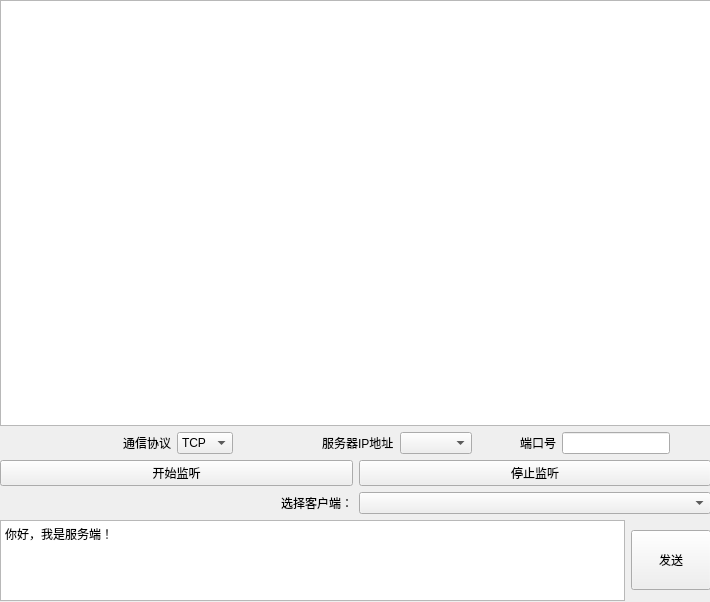
<?xml version="1.0" encoding="UTF-8"?>
<ui version="4.0">
 <class>Widget</class>
 <widget class="QWidget" name="Widget">
  <property name="geometry">
   <rect>
    <x>0</x>
    <y>0</y>
    <width>710</width>
    <height>602</height>
   </rect>
  </property>
  <property name="windowTitle">
   <string>网络调试助手服务端</string>
  </property>
  <widget class="QWidget" name="layoutWidget">
   <property name="geometry">
    <rect>
     <x>0</x>
     <y>0</y>
     <width>711</width>
     <height>601</height>
    </rect>
   </property>
   <layout class="QVBoxLayout" name="verticalLayout_3" stretch="6,0,0,1">
    <item>
     <layout class="QVBoxLayout" name="verticalLayout_2">
      <item>
       <layout class="QVBoxLayout" name="verticalLayout">
        <item>
         <widget class="QTextEdit" name="textEdit_JieShou"/>
        </item>
        <item>
         <layout class="QHBoxLayout" name="horizontalLayout_4">
          <item>
           <layout class="QHBoxLayout" name="horizontalLayout">
            <item>
             <spacer name="horizontalSpacer_6">
              <property name="orientation">
               <enum>Qt::Horizontal</enum>
              </property>
              <property name="sizeHint" stdset="0">
               <size>
                <width>40</width>
                <height>20</height>
               </size>
              </property>
             </spacer>
            </item>
            <item>
             <widget class="QLabel" name="label">
              <property name="text">
               <string>通信协议</string>
              </property>
             </widget>
            </item>
            <item>
             <widget class="QComboBox" name="comboBox_XieYi">
              <item>
               <property name="text">
                <string>TCP</string>
               </property>
              </item>
              <item>
               <property name="text">
                <string>UDP</string>
               </property>
              </item>
             </widget>
            </item>
           </layout>
          </item>
          <item>
           <layout class="QHBoxLayout" name="horizontalLayout_2">
            <item>
             <spacer name="horizontalSpacer_2">
              <property name="orientation">
               <enum>Qt::Horizontal</enum>
              </property>
              <property name="sizeHint" stdset="0">
               <size>
                <width>40</width>
                <height>20</height>
               </size>
              </property>
             </spacer>
            </item>
            <item>
             <widget class="QLabel" name="label_2">
              <property name="text">
               <string>服务器IP地址</string>
              </property>
             </widget>
            </item>
            <item>
             <widget class="QComboBox" name="comboBox_IP"/>
            </item>
           </layout>
          </item>
          <item>
           <layout class="QHBoxLayout" name="horizontalLayout_3">
            <item>
             <spacer name="horizontalSpacer">
              <property name="orientation">
               <enum>Qt::Horizontal</enum>
              </property>
              <property name="sizeHint" stdset="0">
               <size>
                <width>40</width>
                <height>20</height>
               </size>
              </property>
             </spacer>
            </item>
            <item>
             <widget class="QLabel" name="label_3">
              <property name="text">
               <string>端口号</string>
              </property>
             </widget>
            </item>
            <item>
             <widget class="QLineEdit" name="lineEdit_Port">
              <property name="text">
               <string/>
              </property>
             </widget>
            </item>
            <item>
             <spacer name="horizontalSpacer_7">
              <property name="orientation">
               <enum>Qt::Horizontal</enum>
              </property>
              <property name="sizeHint" stdset="0">
               <size>
                <width>40</width>
                <height>20</height>
               </size>
              </property>
             </spacer>
            </item>
           </layout>
          </item>
         </layout>
        </item>
       </layout>
      </item>
      <item>
       <layout class="QHBoxLayout" name="horizontalLayout_5">
        <item>
         <widget class="QPushButton" name="pushButton_JianTin">
          <property name="text">
           <string>开始监听</string>
          </property>
         </widget>
        </item>
        <item>
         <widget class="QPushButton" name="pushButton_TinZhiJianTin">
          <property name="text">
           <string>停止监听</string>
          </property>
         </widget>
        </item>
       </layout>
      </item>
     </layout>
    </item>
    <item>
     <layout class="QHBoxLayout" name="horizontalLayout_8">
      <item alignment="Qt::AlignRight">
       <widget class="QLabel" name="label_4">
        <property name="text">
         <string>选择客户端：</string>
        </property>
       </widget>
      </item>
      <item>
       <widget class="MyComboBox" name="comboBoxchildren"/>
      </item>
     </layout>
    </item>
    <item>
     <layout class="QHBoxLayout" name="horizontalLayout_7"/>
    </item>
    <item>
     <layout class="QHBoxLayout" name="horizontalLayout_6">
      <item>
       <widget class="QTextEdit" name="textEdit_FaSong">
        <property name="html">
         <string>&lt;!DOCTYPE HTML PUBLIC &quot;-//W3C//DTD HTML 4.0//EN&quot; &quot;http://www.w3.org/TR/REC-html40/strict.dtd&quot;&gt;
&lt;html&gt;&lt;head&gt;&lt;meta name=&quot;qrichtext&quot; content=&quot;1&quot; /&gt;&lt;style type=&quot;text/css&quot;&gt;
p, li { white-space: pre-wrap; }
&lt;/style&gt;&lt;/head&gt;&lt;body style=&quot; font-family:'SimSun'; font-size:9pt; font-weight:400; font-style:normal;&quot;&gt;
&lt;p style=&quot; margin-top:0px; margin-bottom:0px; margin-left:0px; margin-right:0px; -qt-block-indent:0; text-indent:0px;&quot;&gt;你好，我是服务端！&lt;/p&gt;
&lt;p style=&quot;-qt-paragraph-type:empty; margin-top:0px; margin-bottom:0px; margin-left:0px; margin-right:0px; -qt-block-indent:0; text-indent:0px;&quot;&gt;&lt;br /&gt;&lt;/p&gt;&lt;/body&gt;&lt;/html&gt;</string>
        </property>
       </widget>
      </item>
      <item>
       <widget class="QPushButton" name="pushButton_FaSong">
        <property name="minimumSize">
         <size>
          <width>60</width>
          <height>60</height>
         </size>
        </property>
        <property name="text">
         <string>发送</string>
        </property>
       </widget>
      </item>
     </layout>
    </item>
   </layout>
  </widget>
 </widget>
 <customwidgets>
  <customwidget>
   <class>MyComboBox</class>
   <extends>QComboBox</extends>
   <header>mycombobox.h</header>
  </customwidget>
 </customwidgets>
 <resources/>
 <connections/>
</ui>
